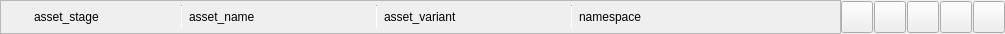
<?xml version="1.0" encoding="UTF-8"?>
<ui version="4.0">
 <class>Form</class>
 <widget class="QWidget" name="Form">
  <property name="geometry">
   <rect>
    <x>0</x>
    <y>0</y>
    <width>1005</width>
    <height>34</height>
   </rect>
  </property>
  <property name="windowTitle">
   <string>Form</string>
  </property>
  <layout class="QHBoxLayout" name="horizontalLayout_2">
   <property name="spacing">
    <number>0</number>
   </property>
   <property name="leftMargin">
    <number>0</number>
   </property>
   <property name="topMargin">
    <number>0</number>
   </property>
   <property name="rightMargin">
    <number>0</number>
   </property>
   <property name="bottomMargin">
    <number>0</number>
   </property>
   <item>
    <widget class="QFrame" name="reference_list_item_frame">
     <property name="frameShape">
      <enum>QFrame::StyledPanel</enum>
     </property>
     <property name="frameShadow">
      <enum>QFrame::Raised</enum>
     </property>
     <layout class="QHBoxLayout" name="horizontalLayout">
      <property name="spacing">
       <number>7</number>
      </property>
      <property name="leftMargin">
       <number>4</number>
      </property>
      <property name="topMargin">
       <number>4</number>
      </property>
      <property name="rightMargin">
       <number>4</number>
      </property>
      <property name="bottomMargin">
       <number>4</number>
      </property>
      <item>
       <widget class="QLabel" name="asset_stage_image_label">
        <property name="minimumSize">
         <size>
          <width>22</width>
          <height>22</height>
         </size>
        </property>
        <property name="maximumSize">
         <size>
          <width>22</width>
          <height>22</height>
         </size>
        </property>
        <property name="text">
         <string/>
        </property>
        <property name="alignment">
         <set>Qt::AlignCenter</set>
        </property>
       </widget>
      </item>
      <item>
       <widget class="QLabel" name="reference_list_item_asset_stage_label">
        <property name="minimumSize">
         <size>
          <width>140</width>
          <height>0</height>
         </size>
        </property>
        <property name="maximumSize">
         <size>
          <width>140</width>
          <height>16777215</height>
         </size>
        </property>
        <property name="text">
         <string>asset_stage</string>
        </property>
       </widget>
      </item>
      <item>
       <widget class="Line" name="line_3">
        <property name="maximumSize">
         <size>
          <width>1</width>
          <height>16777215</height>
         </size>
        </property>
        <property name="orientation">
         <enum>Qt::Vertical</enum>
        </property>
       </widget>
      </item>
      <item>
       <widget class="QLabel" name="reference_list_item_asset_name_label">
        <property name="sizePolicy">
         <sizepolicy hsizetype="Fixed" vsizetype="Preferred">
          <horstretch>0</horstretch>
          <verstretch>0</verstretch>
         </sizepolicy>
        </property>
        <property name="minimumSize">
         <size>
          <width>180</width>
          <height>0</height>
         </size>
        </property>
        <property name="maximumSize">
         <size>
          <width>180</width>
          <height>16777215</height>
         </size>
        </property>
        <property name="text">
         <string>asset_name</string>
        </property>
       </widget>
      </item>
      <item>
       <widget class="Line" name="line">
        <property name="maximumSize">
         <size>
          <width>1</width>
          <height>16777215</height>
         </size>
        </property>
        <property name="orientation">
         <enum>Qt::Vertical</enum>
        </property>
       </widget>
      </item>
      <item>
       <widget class="QLabel" name="reference_list_item_asset_variant_label">
        <property name="sizePolicy">
         <sizepolicy hsizetype="Fixed" vsizetype="Preferred">
          <horstretch>0</horstretch>
          <verstretch>0</verstretch>
         </sizepolicy>
        </property>
        <property name="minimumSize">
         <size>
          <width>180</width>
          <height>0</height>
         </size>
        </property>
        <property name="maximumSize">
         <size>
          <width>180</width>
          <height>16777215</height>
         </size>
        </property>
        <property name="text">
         <string>asset_variant</string>
        </property>
       </widget>
      </item>
      <item>
       <widget class="Line" name="line_2">
        <property name="maximumSize">
         <size>
          <width>1</width>
          <height>16777215</height>
         </size>
        </property>
        <property name="orientation">
         <enum>Qt::Vertical</enum>
        </property>
       </widget>
      </item>
      <item>
       <widget class="QLabel" name="reference_list_item_asset_namespace_label">
        <property name="minimumSize">
         <size>
          <width>180</width>
          <height>0</height>
         </size>
        </property>
        <property name="maximumSize">
         <size>
          <width>180</width>
          <height>16777215</height>
         </size>
        </property>
        <property name="text">
         <string>namespace</string>
        </property>
       </widget>
      </item>
      <item>
       <spacer name="horizontalSpacer">
        <property name="orientation">
         <enum>Qt::Horizontal</enum>
        </property>
        <property name="sizeHint" stdset="0">
         <size>
          <width>40</width>
          <height>20</height>
         </size>
        </property>
       </spacer>
      </item>
     </layout>
    </widget>
   </item>
   <item>
    <layout class="QHBoxLayout" name="horizontalLayout_3">
     <property name="spacing">
      <number>1</number>
     </property>
     <property name="rightMargin">
      <number>0</number>
     </property>
     <item>
      <widget class="QPushButton" name="ticket_reference_list_item_pushButton">
       <property name="minimumSize">
        <size>
         <width>32</width>
         <height>32</height>
        </size>
       </property>
       <property name="maximumSize">
        <size>
         <width>32</width>
         <height>32</height>
        </size>
       </property>
       <property name="text">
        <string/>
       </property>
      </widget>
     </item>
     <item>
      <widget class="QPushButton" name="parameters_reference_list_item_pushButton">
       <property name="minimumSize">
        <size>
         <width>32</width>
         <height>32</height>
        </size>
       </property>
       <property name="maximumSize">
        <size>
         <width>32</width>
         <height>32</height>
        </size>
       </property>
       <property name="text">
        <string/>
       </property>
       <property name="iconSize">
        <size>
         <width>18</width>
         <height>18</height>
        </size>
       </property>
      </widget>
     </item>
     <item>
      <widget class="QPushButton" name="refresh_reference_widget_item">
       <property name="minimumSize">
        <size>
         <width>32</width>
         <height>32</height>
        </size>
       </property>
       <property name="maximumSize">
        <size>
         <width>32</width>
         <height>32</height>
        </size>
       </property>
       <property name="text">
        <string/>
       </property>
      </widget>
     </item>
     <item>
      <widget class="QPushButton" name="folder_reference_list_item_pushButton">
       <property name="minimumSize">
        <size>
         <width>32</width>
         <height>32</height>
        </size>
       </property>
       <property name="maximumSize">
        <size>
         <width>32</width>
         <height>32</height>
        </size>
       </property>
       <property name="text">
        <string/>
       </property>
       <property name="iconSize">
        <size>
         <width>17</width>
         <height>17</height>
        </size>
       </property>
      </widget>
     </item>
     <item>
      <widget class="QPushButton" name="remove_reference_widget_item">
       <property name="minimumSize">
        <size>
         <width>32</width>
         <height>32</height>
        </size>
       </property>
       <property name="maximumSize">
        <size>
         <width>32</width>
         <height>32</height>
        </size>
       </property>
       <property name="text">
        <string/>
       </property>
      </widget>
     </item>
    </layout>
   </item>
  </layout>
 </widget>
 <resources/>
 <connections/>
</ui>
